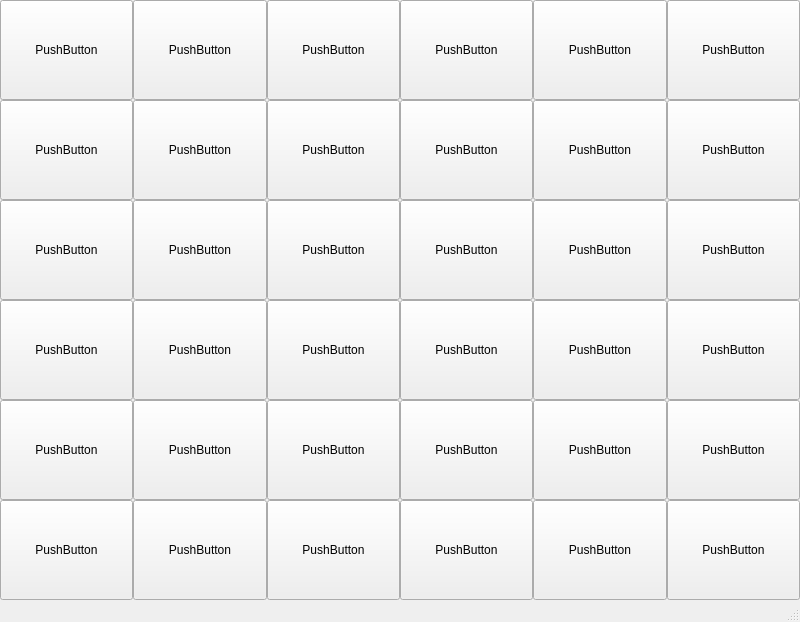
<?xml version="1.0" encoding="UTF-8"?>
<ui version="4.0">
 <class>MainWindow</class>
 <widget class="QMainWindow" name="MainWindow">
  <property name="enabled">
   <bool>true</bool>
  </property>
  <property name="geometry">
   <rect>
    <x>0</x>
    <y>0</y>
    <width>800</width>
    <height>622</height>
   </rect>
  </property>
  <property name="sizePolicy">
   <sizepolicy hsizetype="Maximum" vsizetype="Maximum">
    <horstretch>0</horstretch>
    <verstretch>0</verstretch>
   </sizepolicy>
  </property>
  <property name="windowTitle">
   <string>MainWindow</string>
  </property>
  <property name="iconSize">
   <size>
    <width>24</width>
    <height>24</height>
   </size>
  </property>
  <widget class="QWidget" name="centralwidget">
   <property name="sizePolicy">
    <sizepolicy hsizetype="Maximum" vsizetype="Maximum">
     <horstretch>0</horstretch>
     <verstretch>0</verstretch>
    </sizepolicy>
   </property>
   <layout class="QGridLayout" name="gridLayout">
    <property name="sizeConstraint">
     <enum>QLayout::SetDefaultConstraint</enum>
    </property>
    <property name="leftMargin">
     <number>0</number>
    </property>
    <property name="topMargin">
     <number>0</number>
    </property>
    <property name="rightMargin">
     <number>0</number>
    </property>
    <property name="bottomMargin">
     <number>0</number>
    </property>
    <property name="spacing">
     <number>0</number>
    </property>
    <item row="1" column="5">
     <widget class="QPushButton" name="a5">
      <property name="sizePolicy">
       <sizepolicy hsizetype="Minimum" vsizetype="Minimum">
        <horstretch>0</horstretch>
        <verstretch>0</verstretch>
       </sizepolicy>
      </property>
      <property name="text">
       <string>PushButton</string>
      </property>
     </widget>
    </item>
    <item row="4" column="0">
     <widget class="QPushButton" name="d1">
      <property name="sizePolicy">
       <sizepolicy hsizetype="Minimum" vsizetype="Minimum">
        <horstretch>0</horstretch>
        <verstretch>0</verstretch>
       </sizepolicy>
      </property>
      <property name="text">
       <string>PushButton</string>
      </property>
     </widget>
    </item>
    <item row="2" column="1">
     <widget class="QPushButton" name="b2">
      <property name="sizePolicy">
       <sizepolicy hsizetype="Minimum" vsizetype="Minimum">
        <horstretch>0</horstretch>
        <verstretch>0</verstretch>
       </sizepolicy>
      </property>
      <property name="text">
       <string>PushButton</string>
      </property>
     </widget>
    </item>
    <item row="2" column="0">
     <widget class="QPushButton" name="b1">
      <property name="sizePolicy">
       <sizepolicy hsizetype="Minimum" vsizetype="Minimum">
        <horstretch>0</horstretch>
        <verstretch>0</verstretch>
       </sizepolicy>
      </property>
      <property name="text">
       <string>PushButton</string>
      </property>
     </widget>
    </item>
    <item row="2" column="5">
     <widget class="QPushButton" name="b5">
      <property name="sizePolicy">
       <sizepolicy hsizetype="Minimum" vsizetype="Minimum">
        <horstretch>0</horstretch>
        <verstretch>0</verstretch>
       </sizepolicy>
      </property>
      <property name="text">
       <string>PushButton</string>
      </property>
     </widget>
    </item>
    <item row="5" column="5">
     <widget class="QPushButton" name="e5">
      <property name="sizePolicy">
       <sizepolicy hsizetype="Minimum" vsizetype="Minimum">
        <horstretch>0</horstretch>
        <verstretch>0</verstretch>
       </sizepolicy>
      </property>
      <property name="text">
       <string>PushButton</string>
      </property>
     </widget>
    </item>
    <item row="5" column="0">
     <widget class="QPushButton" name="e1">
      <property name="sizePolicy">
       <sizepolicy hsizetype="Minimum" vsizetype="Minimum">
        <horstretch>0</horstretch>
        <verstretch>0</verstretch>
       </sizepolicy>
      </property>
      <property name="text">
       <string>PushButton</string>
      </property>
     </widget>
    </item>
    <item row="4" column="5">
     <widget class="QPushButton" name="d5">
      <property name="sizePolicy">
       <sizepolicy hsizetype="Minimum" vsizetype="Minimum">
        <horstretch>0</horstretch>
        <verstretch>0</verstretch>
       </sizepolicy>
      </property>
      <property name="text">
       <string>PushButton</string>
      </property>
     </widget>
    </item>
    <item row="1" column="3">
     <widget class="QPushButton" name="a3">
      <property name="sizePolicy">
       <sizepolicy hsizetype="Minimum" vsizetype="Minimum">
        <horstretch>0</horstretch>
        <verstretch>0</verstretch>
       </sizepolicy>
      </property>
      <property name="text">
       <string>PushButton</string>
      </property>
     </widget>
    </item>
    <item row="3" column="5">
     <widget class="QPushButton" name="c5">
      <property name="sizePolicy">
       <sizepolicy hsizetype="Minimum" vsizetype="Minimum">
        <horstretch>0</horstretch>
        <verstretch>0</verstretch>
       </sizepolicy>
      </property>
      <property name="text">
       <string>PushButton</string>
      </property>
     </widget>
    </item>
    <item row="5" column="3">
     <widget class="QPushButton" name="e3">
      <property name="sizePolicy">
       <sizepolicy hsizetype="Minimum" vsizetype="Minimum">
        <horstretch>0</horstretch>
        <verstretch>0</verstretch>
       </sizepolicy>
      </property>
      <property name="text">
       <string>PushButton</string>
      </property>
     </widget>
    </item>
    <item row="4" column="1">
     <widget class="QPushButton" name="d2">
      <property name="sizePolicy">
       <sizepolicy hsizetype="Minimum" vsizetype="Minimum">
        <horstretch>0</horstretch>
        <verstretch>0</verstretch>
       </sizepolicy>
      </property>
      <property name="text">
       <string>PushButton</string>
      </property>
     </widget>
    </item>
    <item row="1" column="4">
     <widget class="QPushButton" name="a4">
      <property name="sizePolicy">
       <sizepolicy hsizetype="Minimum" vsizetype="Minimum">
        <horstretch>0</horstretch>
        <verstretch>0</verstretch>
       </sizepolicy>
      </property>
      <property name="text">
       <string>PushButton</string>
      </property>
     </widget>
    </item>
    <item row="4" column="3">
     <widget class="QPushButton" name="d3">
      <property name="sizePolicy">
       <sizepolicy hsizetype="Minimum" vsizetype="Minimum">
        <horstretch>0</horstretch>
        <verstretch>0</verstretch>
       </sizepolicy>
      </property>
      <property name="text">
       <string>PushButton</string>
      </property>
     </widget>
    </item>
    <item row="5" column="4">
     <widget class="QPushButton" name="e4">
      <property name="sizePolicy">
       <sizepolicy hsizetype="Minimum" vsizetype="Minimum">
        <horstretch>0</horstretch>
        <verstretch>0</verstretch>
       </sizepolicy>
      </property>
      <property name="text">
       <string>PushButton</string>
      </property>
     </widget>
    </item>
    <item row="2" column="3">
     <widget class="QPushButton" name="b3">
      <property name="sizePolicy">
       <sizepolicy hsizetype="Minimum" vsizetype="Minimum">
        <horstretch>0</horstretch>
        <verstretch>0</verstretch>
       </sizepolicy>
      </property>
      <property name="text">
       <string>PushButton</string>
      </property>
     </widget>
    </item>
    <item row="3" column="3">
     <widget class="QPushButton" name="c3">
      <property name="sizePolicy">
       <sizepolicy hsizetype="Minimum" vsizetype="Minimum">
        <horstretch>0</horstretch>
        <verstretch>0</verstretch>
       </sizepolicy>
      </property>
      <property name="text">
       <string>PushButton</string>
      </property>
     </widget>
    </item>
    <item row="3" column="1">
     <widget class="QPushButton" name="c2">
      <property name="sizePolicy">
       <sizepolicy hsizetype="Minimum" vsizetype="Minimum">
        <horstretch>0</horstretch>
        <verstretch>0</verstretch>
       </sizepolicy>
      </property>
      <property name="text">
       <string>PushButton</string>
      </property>
     </widget>
    </item>
    <item row="2" column="6">
     <widget class="QPushButton" name="b6">
      <property name="sizePolicy">
       <sizepolicy hsizetype="Minimum" vsizetype="Minimum">
        <horstretch>0</horstretch>
        <verstretch>0</verstretch>
       </sizepolicy>
      </property>
      <property name="text">
       <string>PushButton</string>
      </property>
     </widget>
    </item>
    <item row="1" column="6">
     <widget class="QPushButton" name="a6">
      <property name="sizePolicy">
       <sizepolicy hsizetype="Minimum" vsizetype="Minimum">
        <horstretch>0</horstretch>
        <verstretch>0</verstretch>
       </sizepolicy>
      </property>
      <property name="text">
       <string>PushButton</string>
      </property>
     </widget>
    </item>
    <item row="6" column="1">
     <widget class="QPushButton" name="f2">
      <property name="sizePolicy">
       <sizepolicy hsizetype="Minimum" vsizetype="Minimum">
        <horstretch>0</horstretch>
        <verstretch>0</verstretch>
       </sizepolicy>
      </property>
      <property name="text">
       <string>PushButton</string>
      </property>
     </widget>
    </item>
    <item row="5" column="1">
     <widget class="QPushButton" name="e2">
      <property name="sizePolicy">
       <sizepolicy hsizetype="Minimum" vsizetype="Minimum">
        <horstretch>0</horstretch>
        <verstretch>0</verstretch>
       </sizepolicy>
      </property>
      <property name="text">
       <string>PushButton</string>
      </property>
     </widget>
    </item>
    <item row="3" column="6">
     <widget class="QPushButton" name="c6">
      <property name="sizePolicy">
       <sizepolicy hsizetype="Minimum" vsizetype="Minimum">
        <horstretch>0</horstretch>
        <verstretch>0</verstretch>
       </sizepolicy>
      </property>
      <property name="text">
       <string>PushButton</string>
      </property>
     </widget>
    </item>
    <item row="3" column="0">
     <widget class="QPushButton" name="c1">
      <property name="sizePolicy">
       <sizepolicy hsizetype="Minimum" vsizetype="Minimum">
        <horstretch>0</horstretch>
        <verstretch>0</verstretch>
       </sizepolicy>
      </property>
      <property name="text">
       <string>PushButton</string>
      </property>
     </widget>
    </item>
    <item row="4" column="4">
     <widget class="QPushButton" name="d4">
      <property name="sizePolicy">
       <sizepolicy hsizetype="Minimum" vsizetype="Minimum">
        <horstretch>0</horstretch>
        <verstretch>0</verstretch>
       </sizepolicy>
      </property>
      <property name="text">
       <string>PushButton</string>
      </property>
     </widget>
    </item>
    <item row="6" column="5">
     <widget class="QPushButton" name="f5">
      <property name="sizePolicy">
       <sizepolicy hsizetype="Minimum" vsizetype="Minimum">
        <horstretch>0</horstretch>
        <verstretch>0</verstretch>
       </sizepolicy>
      </property>
      <property name="text">
       <string>PushButton</string>
      </property>
     </widget>
    </item>
    <item row="6" column="4">
     <widget class="QPushButton" name="f4">
      <property name="sizePolicy">
       <sizepolicy hsizetype="Minimum" vsizetype="Minimum">
        <horstretch>0</horstretch>
        <verstretch>0</verstretch>
       </sizepolicy>
      </property>
      <property name="text">
       <string>PushButton</string>
      </property>
     </widget>
    </item>
    <item row="3" column="4">
     <widget class="QPushButton" name="c4">
      <property name="sizePolicy">
       <sizepolicy hsizetype="Minimum" vsizetype="Minimum">
        <horstretch>0</horstretch>
        <verstretch>0</verstretch>
       </sizepolicy>
      </property>
      <property name="text">
       <string>PushButton</string>
      </property>
     </widget>
    </item>
    <item row="6" column="6">
     <widget class="QPushButton" name="pushButton_36">
      <property name="sizePolicy">
       <sizepolicy hsizetype="Minimum" vsizetype="Minimum">
        <horstretch>0</horstretch>
        <verstretch>0</verstretch>
       </sizepolicy>
      </property>
      <property name="text">
       <string>PushButton</string>
      </property>
     </widget>
    </item>
    <item row="4" column="6">
     <widget class="QPushButton" name="d6">
      <property name="sizePolicy">
       <sizepolicy hsizetype="Minimum" vsizetype="Minimum">
        <horstretch>0</horstretch>
        <verstretch>0</verstretch>
       </sizepolicy>
      </property>
      <property name="text">
       <string>PushButton</string>
      </property>
     </widget>
    </item>
    <item row="6" column="0">
     <widget class="QPushButton" name="f1">
      <property name="sizePolicy">
       <sizepolicy hsizetype="Minimum" vsizetype="Minimum">
        <horstretch>0</horstretch>
        <verstretch>0</verstretch>
       </sizepolicy>
      </property>
      <property name="text">
       <string>PushButton</string>
      </property>
     </widget>
    </item>
    <item row="6" column="3">
     <widget class="QPushButton" name="f3">
      <property name="sizePolicy">
       <sizepolicy hsizetype="Minimum" vsizetype="Minimum">
        <horstretch>0</horstretch>
        <verstretch>0</verstretch>
       </sizepolicy>
      </property>
      <property name="text">
       <string>PushButton</string>
      </property>
     </widget>
    </item>
    <item row="2" column="4">
     <widget class="QPushButton" name="b4">
      <property name="sizePolicy">
       <sizepolicy hsizetype="Minimum" vsizetype="Minimum">
        <horstretch>0</horstretch>
        <verstretch>0</verstretch>
       </sizepolicy>
      </property>
      <property name="text">
       <string>PushButton</string>
      </property>
     </widget>
    </item>
    <item row="5" column="6">
     <widget class="QPushButton" name="e6">
      <property name="sizePolicy">
       <sizepolicy hsizetype="Minimum" vsizetype="Minimum">
        <horstretch>0</horstretch>
        <verstretch>0</verstretch>
       </sizepolicy>
      </property>
      <property name="text">
       <string>PushButton</string>
      </property>
     </widget>
    </item>
    <item row="1" column="1">
     <widget class="QPushButton" name="a2">
      <property name="sizePolicy">
       <sizepolicy hsizetype="Minimum" vsizetype="Minimum">
        <horstretch>0</horstretch>
        <verstretch>0</verstretch>
       </sizepolicy>
      </property>
      <property name="text">
       <string>PushButton</string>
      </property>
     </widget>
    </item>
    <item row="1" column="0">
     <widget class="QPushButton" name="a1">
      <property name="sizePolicy">
       <sizepolicy hsizetype="Minimum" vsizetype="Minimum">
        <horstretch>0</horstretch>
        <verstretch>0</verstretch>
       </sizepolicy>
      </property>
      <property name="text">
       <string>PushButton</string>
      </property>
     </widget>
    </item>
   </layout>
  </widget>
  <widget class="QMenuBar" name="menubar">
   <property name="geometry">
    <rect>
     <x>0</x>
     <y>0</y>
     <width>800</width>
     <height>21</height>
    </rect>
   </property>
  </widget>
  <widget class="QStatusBar" name="statusbar"/>
 </widget>
 <resources/>
 <connections/>
</ui>
